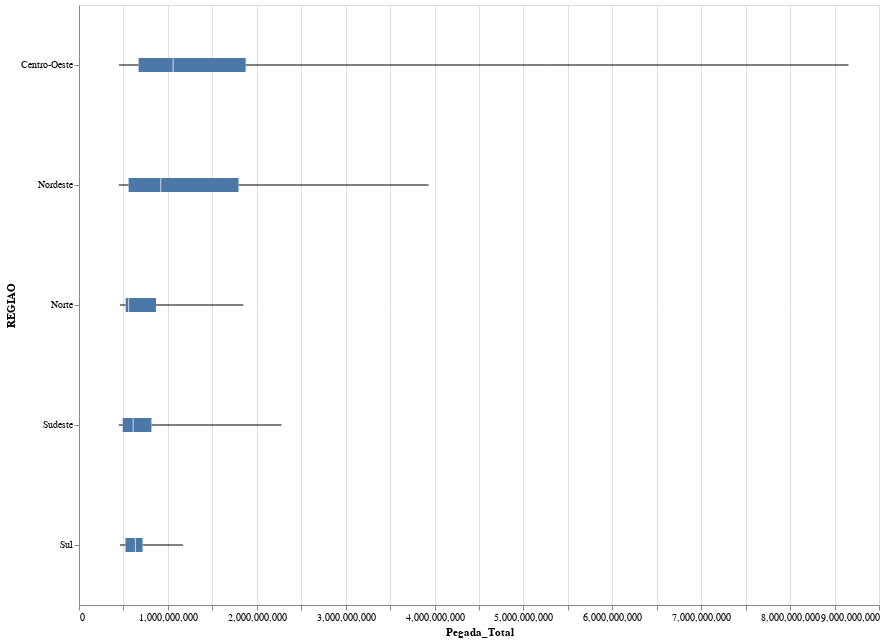

Notebook source saved alongside this figure:
### Code cell
# Sort the dataframe by 'Pegada_Total' in descending order
sorted_df = filtered_df.sort_values('Pegada_Total', ascending=False)

# Create a boxplot using Altair
boxplot = alt.Chart(sorted_df).mark_boxplot(extent='min-max').encode(
    y=alt.Y('REGIAO:N', sort='-x'),
    x='Pegada_Total'
).properties(
    width=800,
    height=600
).interactive()

# Display the boxplot
boxplot

### Figure 1 — Vega-Lite specification as saved in the notebook (floating-point values rounded to 4 significant figures; data arrays with more than 128 entries replaced by an {"elided": "..."} marker saying what was removed)
{"config": {"view": {"continuousWidth": 300, "continuousHeight": 300}}, "data": {"name": "data-3fcfa31eddb02cea01641ea39c2da86f"}, "mark": {"type": "boxplot", "extent": "min-max"}, "encoding": {"x": {"field": "Pegada_Total", "type": "quantitative"}, "y": {"field": "REGIAO", "sort": "-x", "type": "nominal"}}, "height": 600, "params": [{"name": "param_5", "select": {"type": "interval", "encodings": ["x", "y"]}, "bind": "scales"}], "width": 800, "$schema": "https://vega.github.io/schema/vega-lite/v5.16.3.json", "datasets": {"data-3fcfa31eddb02cea01641ea39c2da86f": {"elided": "232 records"}}}
